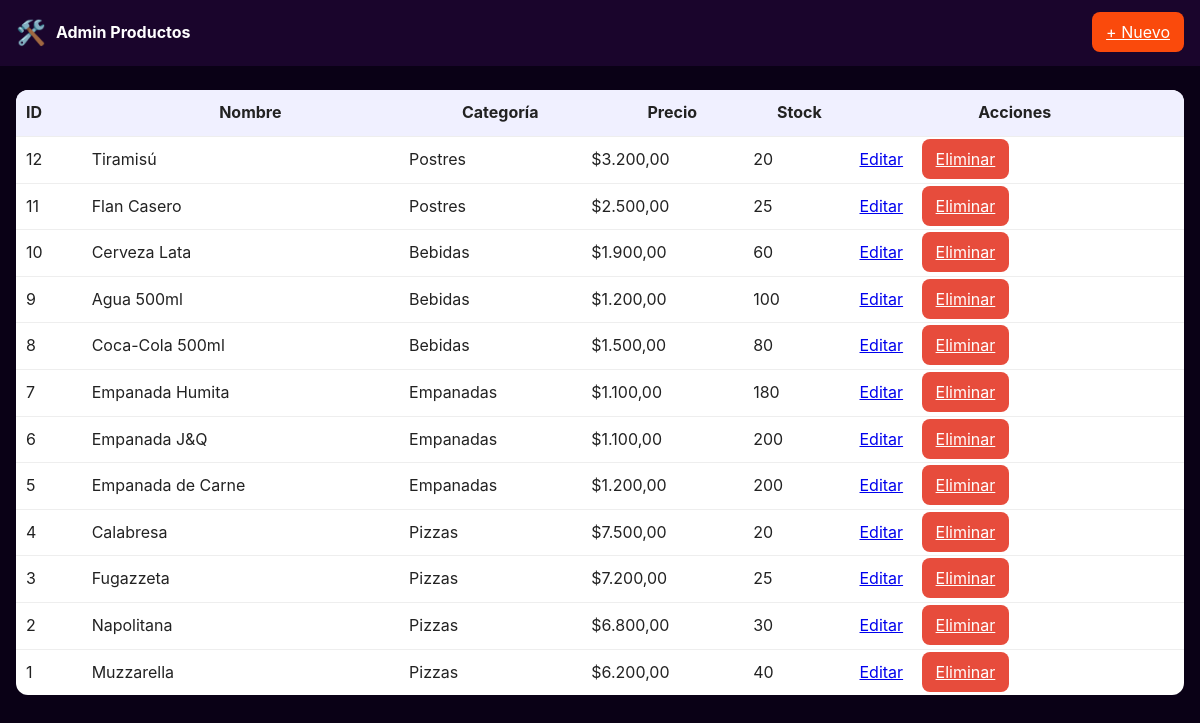
/admin/AE_productos_listar.php, run on the app's committed database.
### tables this page shows
CREATE TABLE productos (
  id INT AUTO_INCREMENT PRIMARY KEY,
  categoria_id INT NOT NULL,
  nombre VARCHAR(120) NOT NULL,
  descripcion TEXT,
  precio DECIMAL(10,2) NOT NULL,
  imagen VARCHAR(255),
  stock INT DEFAULT 0,
  FOREIGN KEY (categoria_id) REFERENCES categorias(id)
);

CREATE TABLE categorias (
  id INT AUTO_INCREMENT PRIMARY KEY,
  nombre VARCHAR(80) NOT NULL,
  slug VARCHAR(80) UNIQUE
);

### admin/AE_productos_listar.php (the view, shortened to what this page needs)
<?php
require __DIR__.'/../includes/AE_conexion.php';
$prods = mysqli_query($con, "SELECT p.id, p.nombre, p.precio, p.stock, c.nombre as categoria
  FROM productos p INNER JOIN categorias c ON c.id=p.categoria_id ORDER BY p.id DESC");
?>
<!DOCTYPE html>
<html lang="es"><head>
<link rel="stylesheet" href="../css/AE_estilos.css">
</head><body>
<header><div class="container header-row">
  <div class="brand"><span class="logo">🛠️</span> <span>Admin Productos</span></div>
  <nav><a href="productos_form.php" class="btn btn-primary">+ Nuevo</a></nav>
</div></header>
<main class="container section">
<table style="width:100%;border-collapse:collapse;background:#fff;color:#222;border-radius:12px;overflow:hidden">
  <thead style="background:#f0f0ff">
    <tr><th style="padding:10px;text-align:left">ID</th><th>Nombre</th><th>Categoría</th><th>Precio</th><th>Stock</th><th>Acciones</th></tr>
  </thead>
  <tbody>
  <?php while($p=mysqli_fetch_assoc($prods)): ?>
    <tr style="border-top:1px solid #eee">
      <td style="padding:10px"><?php echo $p['id']; ?></td>
      <td><?php echo htmlspecialchars($p['nombre']); ?></td>
      <td><?php echo htmlspecialchars($p['categoria']); ?></td>
      <td>$<?php echo number_format($p['precio'],2,',','.'); ?></td>
      <td><?php echo intval($p['stock']); ?></td>
      <td>
        <a class="btn" href="productos_form.php?id=<?php echo $p['id']; ?>">Editar</a>
        <a class="btn" style="background:#e74c3c;color:#fff"
           onclick="return confirm('¿Eliminar producto?')"
           href="productos_eliminar.php?id=<?php echo $p['id']; ?>">Eliminar</a>
      </td>
    </tr>
  <?php endwhile; ?>
  </tbody>
</table>
</main>
</body></html>

### css/AE_estilos.css (style rules this page uses)
* { margin:0;padding:0;box-sizing:border-box }
:root { --color-primary:#FA4A0C; --color-dark:#1A052C; --color-bg:#FFFFFF; --color-text:#222222; --color-accent:#FFD166; --space-1:8px; --space-2:12px; --space-3:16px; --space-4:24px; --space-5:32px; }
html { scroll-behavior:smooth }
body { font-family: 'Inter', system-ui, -apple-system, Segoe UI, Roboto, Helvetica, Arial, sans-serif; background:#0a0116; color:#f5f5f5; line-height:1.6; }
.container { max-width:1200px;margin:0 auto;padding:0 var(--space-3) }
header { background:#1a052c;color:#fff;padding:14px 0;position:sticky;top:0;z-index:20 }
.header-row { display:flex;align-items:center;justify-content:space-between;gap:12px }
.brand { display:flex;align-items:center;gap:10px;font-weight:700 }
.brand .logo { font-size:24px }
.btn { border:0;border-radius:8px;padding:10px 14px;cursor:pointer;transition:transform .08s ease, background .25s ease }
.btn-primary { background:var(--color-primary);color:#fff }
.section { margin:24px 0 }

### data on the page
productos: id "12", nombre "Tiramisú", categoria.nombre "Postres", precio "3.200,00", stock "20"
productos: id "11", nombre "Flan Casero", categoria.nombre "Postres", precio "2.500,00", stock "25"
productos: id "10", nombre "Cerveza Lata", categoria.nombre "Bebidas", precio "1.900,00", stock "60"
productos: id "9", nombre "Agua 500ml", categoria.nombre "Bebidas", precio "1.200,00", stock "100"
productos: id "8", nombre "Coca-Cola 500ml", categoria.nombre "Bebidas", precio "1.500,00", stock "80"
productos: id "7", nombre "Empanada Humita", categoria.nombre "Empanadas", precio "1.100,00", stock "180"
productos: id "6", nombre "Empanada J&Q", categoria.nombre "Empanadas", precio "1.100,00", stock "200"
productos: id "5", nombre "Empanada de Carne", categoria.nombre "Empanadas", precio "1.200,00", stock "200"
productos: id "4", nombre "Calabresa", categoria.nombre "Pizzas", precio "7.500,00", stock "20"
productos: id "3", nombre "Fugazzeta", categoria.nombre "Pizzas", precio "7.200,00", stock "25"
productos: id "2", nombre "Napolitana", categoria.nombre "Pizzas", precio "6.800,00", stock "30"
productos: id "1", nombre "Muzzarella", categoria.nombre "Pizzas", precio "6.200,00", stock "40"
